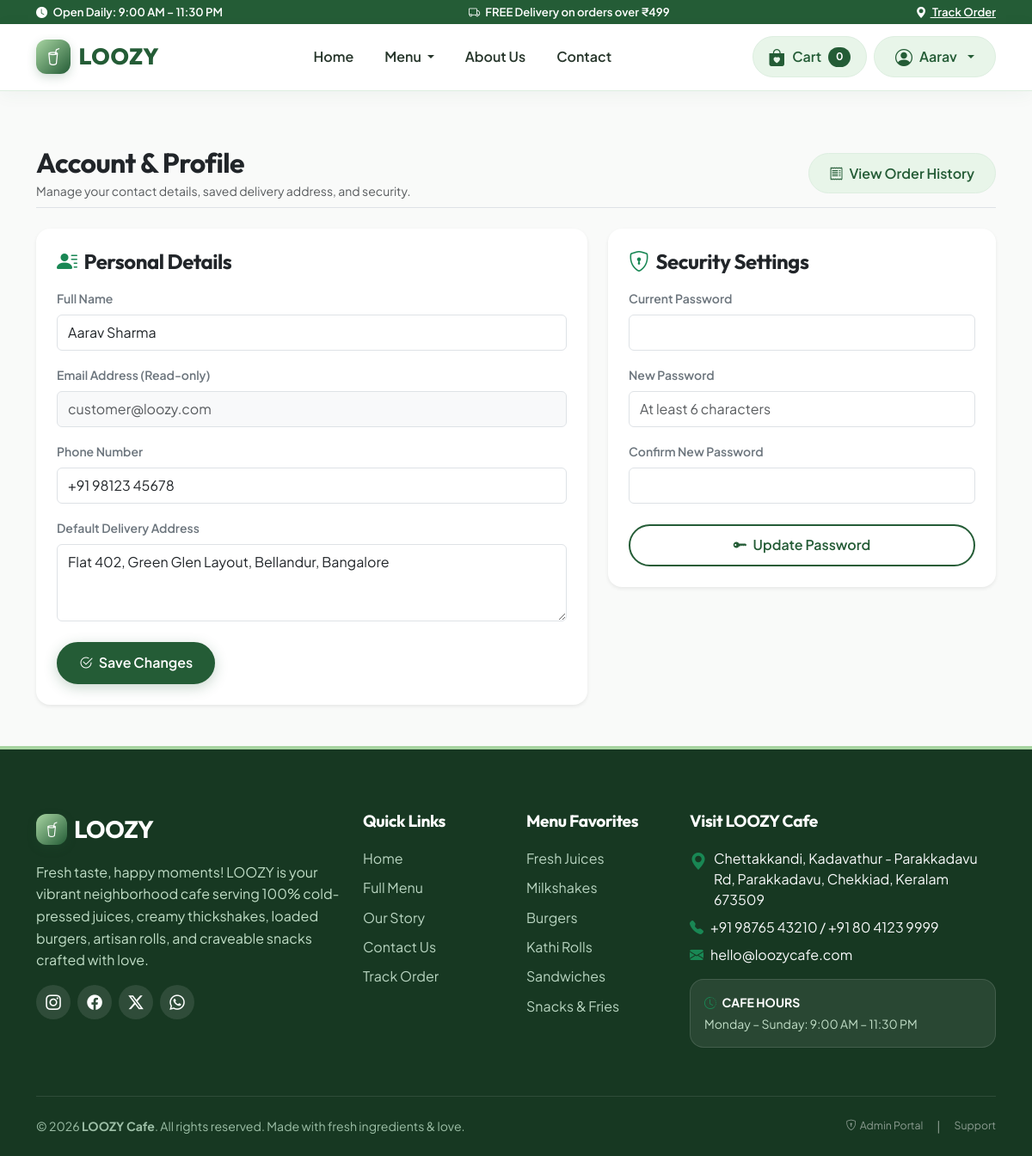
Screenshot of /profile (signed in) with the database file from the repository.
### models.py (models this page shows, shortened)
class User(UserMixin, db.Model):
    __tablename__ = 'users'
    id = db.Column(db.Integer, primary_key=True)
    name = db.Column(db.String(100), nullable=False)
    email = db.Column(db.String(120), unique=True, nullable=False, index=True)
    password_hash = db.Column(db.String(255), nullable=False)
    phone = db.Column(db.String(20), nullable=True)
    address = db.Column(db.Text, nullable=True)
    is_admin = db.Column(db.Boolean, default=False)
    created_at = db.Column(db.DateTime, default=datetime.utcnow)
    orders = db.relationship('Order', backref='user', lazy=True)

### routes/auth.py (the view, shortened to what this page needs)
@auth_bp.route('/profile', methods=['GET', 'POST'])
@login_required
def profile():
    return render_template('profile.html', user=current_user)

### templates/profile.html (shortened to what this page needs)
{% extends "base.html" %}
{% block content %}
<div class="container py-5">
  <div class="mb-4 pb-2 border-bottom d-flex align-items-center justify-content-between">
    <div>
      <h1 class="h2 fw-bold text-dark mb-1">Account & Profile</h1>
      <p class="text-muted small mb-0">Manage your contact details, saved delivery address, and security.</p>
    </div>
    <a href="{{ url_for('orders.my_orders') }}" class="btn btn-loozy-light">
      <i class="bi bi-receipt me-1"></i> View Order History
    </a>
  </div>
  <div class="row g-4">
    <div class="col-lg-7">
      <div class="card border-0 shadow-sm rounded-4 p-4 bg-white">
        <h4 class="fw-bold text-dark mb-3"><i class="bi bi-person-lines-fill text-success me-2"></i>Personal Details</h4>
        <form action="{{ url_for('auth.profile') }}" method="POST">
          <div class="mb-3">
            <label for="name" class="form-label fw-semibold small text-secondary">Full Name</label>
            <input type="text" class="form-control py-2" id="name" name="name" value="{{ user.name }}" required>
          </div>
          <div class="mb-3">
            <label for="email" class="form-label fw-semibold small text-secondary">Email Address (Read-only)</label>
            <input type="email" class="form-control py-2 bg-light text-muted" id="email" value="{{ user.email }}" readonly>
          </div>
          <div class="mb-3">
            <label for="phone" class="form-label fw-semibold small text-secondary">Phone Number</label>
            <input type="tel" class="form-control py-2" id="phone" name="phone" value="{{ user.phone or '' }}" placeholder="+91 98765 43210">
          </div>
          <div class="mb-4">
            <label for="address" class="form-label fw-semibold small text-secondary">Default Delivery Address</label>
            <textarea class="form-control py-2" id="address" name="address" rows="3" placeholder="Apartment / House number, street, city, pin code">{{ user.address or '' }}</textarea>
          </div>
          <button type="submit" class="btn btn-loozy-primary">
            <i class="bi bi-check2-circle me-1"></i> Save Changes
          </button>
        </form>
      </div>
    </div>
    <div class="col-lg-5">
      <div class="card border-0 shadow-sm rounded-4 p-4 bg-white">
        <h4 class="fw-bold text-dark mb-3"><i class="bi bi-shield-lock text-success me-2"></i>Security Settings</h4>
        <form action="{{ url_for('auth.profile') }}" method="POST">
          <div class="mb-3">
            <label for="old_password" class="form-label fw-semibold small text-secondary">Current Password</label>
            <input type="password" class="form-control py-2" id="old_password" name="old_password" required>
          </div>
          <div class="mb-3">
            <label for="new_password" class="form-label fw-semibold small text-secondary">New Password</label>
            <input type="password" class="form-control py-2" id="new_password" name="new_password" placeholder="At least 6 characters" required>
          </div>
          <div class="mb-4">
            <label for="confirm_password" class="form-label fw-semibold small text-secondary">Confirm New Password</label>
            <input type="password" class="form-control py-2" id="confirm_password" name="confirm_password" required>
          </div>
          <button type="submit" class="btn btn-loozy-outline w-100">
            <i class="bi bi-key-fill me-1"></i> Update Password
          </button>
        </form>
      </div>
    </div>
  </div>
</div>
{% endblock %}

### templates/base.html (shortened to what this page needs)
<!DOCTYPE html>
<html lang="en">
<head>
  <link href="https://cdn.jsdelivr.net/npm/bootstrap@5.3.3/dist/css/bootstrap.min.css" rel="stylesheet">
  <link rel="stylesheet" href="https://cdn.jsdelivr.net/npm/bootstrap-icons@1.11.3/font/bootstrap-icons.min.css">
  <link rel="stylesheet" href="https://cdnjs.cloudflare.com/ajax/libs/animate.css/4.1.1/animate.min.css"/>
  <link rel="stylesheet" href="{{ url_for('static', filename='css/style.css') }}">
</head>
<body>
  <div class="py-1 px-3 text-center text-white small fw-semibold" style="background-color: var(--loozy-dark); font-size: 0.82rem;">
    <div class="container d-flex justify-content-between align-items-center">
      <span><i class="bi bi-clock-fill me-1"></i> Open Daily: 9:00 AM – 11:30 PM</span>
      <span class="d-none d-md-inline"><i class="bi bi-truck me-1"></i> FREE Delivery on orders over ₹{{ FREE_DELIVERY_THRESHOLD|int }}</span>
      <a href="{{ url_for('orders.track_order') }}" class="text-white text-decoration-underline"><i class="bi bi-geo-alt-fill me-1"></i> Track Order</a>
    </div>
  </div>
  <nav class="navbar navbar-expand-lg navbar-loozy sticky-top">
    <div class="container">
      <a class="navbar-brand loozy-logo" href="{{ url_for('main.index') }}">
        <span class="loozy-logo-badge"><i class="bi bi-cup-straw"></i></span>
        <span>{{ STORE_NAME }}</span>
      </a>
      <div class="collapse navbar-collapse" id="loozyNavbar">
        <ul class="navbar-nav mx-auto mb-2 mb-lg-0 gap-1">
          <li class="nav-item">
            <a class="nav-link {% if request.endpoint == 'main.index' %}active{% endif %}" href="{{ url_for('main.index') }}">Home</a>
          </li>
          <li class="nav-item dropdown">
            <a class="nav-link dropdown-toggle {% if request.endpoint == 'products.menu' %}active{% endif %}" href="{{ url_for('products.menu') }}" role="button" data-bs-toggle="dropdown" aria-expanded="false">
              Menu
            </a>
          </li>
          <li class="nav-item">
            <a class="nav-link {% if request.endpoint == 'main.about' %}active{% endif %}" href="{{ url_for('main.about') }}">About Us</a>
          </li>
          <li class="nav-item">
            <a class="nav-link {% if request.endpoint == 'main.contact' %}active{% endif %}" href="{{ url_for('main.contact') }}">Contact</a>
          </li>
        </ul>
        <div class="d-flex align-items-center gap-2 mt-3 mt-lg-0">
          <a href="{{ url_for('cart.view_cart') }}" class="cart-nav-btn text-decoration-none">
            <i class="bi bi-bag-heart-fill fs-5"></i>
            <span class="d-none d-sm-inline">Cart</span>
            <span class="cart-badge cart-badge-count">{{ cart_count }}</span>
          </a>
          {% if current_user.is_authenticated %}
            <div class="dropdown">
              <button class="btn btn-loozy-light dropdown-toggle d-flex align-items-center gap-2 py-2" type="button" data-bs-toggle="dropdown" aria-expanded="false">
                <i class="bi bi-person-circle fs-5"></i>
                <span class="d-inline-block text-truncate" style="max-width: 120px;">{{ current_user.name.split()[0] }}</span>
              </button>
            </div>
          {% else %}
            <a href="{{ url_for('auth.login') }}" class="btn btn-loozy-outline py-2 px-3 small">Login</a>
            <a href="{{ url_for('auth.register') }}" class="btn btn-loozy-primary py-2 px-3 small">Sign Up</a>
          {% endif %}
        </div>
      </div>
    </div>
  </nav>
  <main>
    {% block content %}{% endblock %}
  </main>
  <footer class="footer-loozy">
    <div class="container">
      <div class="row g-4">
        <div class="col-lg-4 col-md-6">
          <div class="d-flex align-items-center gap-2 mb-3">
            <span class="loozy-logo-badge" style="width: 36px; height: 36px; font-size: 1.1rem;"><i class="bi bi-cup-straw"></i></span>
            <span class="brand-font fs-3 text-white fw-bold">{{ STORE_NAME }}</span>
          </div>
          <p class="text-light-green" style="color: #c1dec7; line-height: 1.6;">
            Fresh taste, happy moments! LOOZY is your vibrant neighborhood cafe serving 100% cold-pressed juices, creamy thickshakes, loaded burgers, artisan rolls, and craveable snacks crafted with love.
          </p>
          <div class="d-flex gap-2 mt-3">
            <a href="#" class="social-circle" aria-label="Instagram"><i class="bi bi-instagram"></i></a>
            <a href="#" class="social-circle" aria-label="Facebook"><i class="bi bi-facebook"></i></a>
            <a href="#" class="social-circle" aria-label="Twitter"><i class="bi bi-twitter-x"></i></a>
            <a href="#" class="social-circle" aria-label="WhatsApp"><i class="bi bi-whatsapp"></i></a>
          </div>
        </div>
        <div class="col-lg-2 col-md-6 col-6">
          <h5>Quick Links</h5>
          <ul class="footer-links">
            <li><a href="{{ url_for('main.index') }}">Home</a></li>
            <li><a href="{{ url_for('products.menu') }}">Full Menu</a></li>
            <li><a href="{{ url_for('main.about') }}">Our Story</a></li>
            <li><a href="{{ url_for('main.contact') }}">Contact Us</a></li>
            <li><a href="{{ url_for('orders.track_order') }}">Track Order</a></li>
          </ul>
        </div>
        <div class="col-lg-2 col-md-6 col-6">
          <h5>Menu Favorites</h5>
          <ul class="footer-links">
            <li><a href="{{ url_for('products.menu', category='fresh-juices') }}">Fresh Juices</a></li>
            <li><a href="{{ url_for('products.menu', category='milkshakes') }}">Milkshakes</a></li>
            <li><a href="{{ url_for('products.menu', category='burgers') }}">Burgers</a></li>
            <li><a href="{{ url_for('products.menu', category='rolls') }}">Kathi Rolls</a></li>
            <li><a href="{{ url_for('products.menu', category='sandwiches') }}">Sandwiches</a></li>
            <li><a href="{{ url_for('products.menu', category='snacks') }}">Snacks & Fries</a></li>
          </ul>
        </div>
        <div class="col-lg-4 col-md-6">
          <h5>Visit LOOZY Cafe</h5>
          <div class="d-flex align-items-start gap-2 mb-2 text-light" style="color: #c1dec7;">
            <i class="bi bi-geo-alt-fill text-success fs-5"></i>
            <span>Chettakkandi, Kadavathur - Parakkadavu Rd, Parakkadavu, Chekkiad, Keralam 673509</span>
          </div>
          <div class="d-flex align-items-center gap-2 mb-2 text-light" style="color: #c1dec7;">
            <i class="bi bi-telephone-fill text-success"></i>
            <span>+91 98765 43210 / +91 80 4123 9999</span>
          </div>
          <div class="d-flex align-items-center gap-2 mb-3 text-light" style="color: #c1dec7;">
            <i class="bi bi-envelope-fill text-success"></i>
            <span>hello@loozycafe.com</span>
          </div>
          <div class="p-3 rounded-4" style="background: rgba(255,255,255,0.08); border: 1px solid rgba(255,255,255,0.12);">
            <div class="fw-bold text-white small mb-1"><i class="bi bi-clock-history me-1 text-success"></i> CAFE HOURS</div>
            <div class="small" style="color: #c1dec7;">Monday – Sunday: 9:00 AM – 11:30 PM</div>
          </div>
        </div>
      </div>
      <div class="footer-bottom d-flex flex-column flex-md-row justify-content-between align-items-center gap-2">
        <div>
          © 2026 <strong>{{ STORE_NAME }} Cafe</strong>. All rights reserved. Made with fresh ingredients & love.
        </div>
        <div class="d-flex gap-3">
          <a href="{{ url_for('admin.login') }}" class="text-white-50 text-decoration-none small"><i class="bi bi-shield-lock me-1"></i>Admin Portal</a>
          <span class="text-white-50">|</span>
          <a href="{{ url_for('main.contact') }}" class="text-white-50 text-decoration-none small">Support</a>
        </div>
      </div>
    </div>
  </footer>
</body>
</html>

### static/css/style.css (style rules this page uses)
:root { --loozy-primary: #A8D5A2; --loozy-primary-light: #E8F5E9; --loozy-primary-soft: #F1F8F2; --loozy-dark: #245C36; --loozy-dark-hover: #1b472a; --loozy-accent: #1B4332; --loozy-text: #26352A; --loozy-muted: #5f7465; --loozy-card-bg: #FFFFFF; --loozy-body-bg: #F9FAF9; --loozy-border: #DDEEE0; --loozy-shadow: 0 10px 30px rgba(36, 92, 54, 0.08); --loozy-shadow-hover: 0 16px 40px rgba(36, 92, 54, 0.15); --loozy-radius: 18px; --loozy-radius-sm: 10px; }
body { font-family: 'Plus Jakarta Sans', -apple-system, BlinkMacSystemFont, 'Segoe UI', Roboto, sans-serif; color: var(--loozy-text); background-color: var(--loozy-body-bg); min-height: 100vh; display: flex; flex-direction: column; overflow-x: hidden; }
main { flex: 1 0 auto; }
h1, h2, h3, h4, h5, h6, .brand-font { font-family: 'Outfit', sans-serif; color: var(--loozy-dark); font-weight: 700; letter-spacing: -0.02em; }
a { color: var(--loozy-dark); text-decoration: none; transition: all 0.25s ease; }
.navbar-loozy { background-color: #FFFFFF; border-bottom: 1px solid var(--loozy-border); box-shadow: 0 4px 20px rgba(36, 92, 54, 0.05); padding: 0.85rem 1rem; transition: all 0.3s ease; }
.loozy-logo { display: flex; align-items: center; gap: 0.6rem; font-family: 'Outfit', sans-serif; font-size: 1.65rem; font-weight: 800; color: var(--loozy-dark) !important; letter-spacing: 0.5px; }
.loozy-logo-badge { background: linear-gradient(135deg, var(--loozy-primary) 0%, var(--loozy-dark) 100%); color: #FFFFFF; width: 40px; height: 40px; display: inline-flex; align-items: center; justify-content: center; border-radius: 12px; font-size: 1.25rem; box-shadow: 0 4px 12px rgba(36, 92, 54, 0.2); }
.navbar-nav .nav-link { font-weight: 600; color: var(--loozy-text); padding: 0.55rem 1rem !important; border-radius: 999px; transition: all 0.2s ease; }
.cart-nav-btn { position: relative; background-color: var(--loozy-primary-light); color: var(--loozy-dark) !important; font-weight: 600; border-radius: 999px; padding: 0.5rem 1.1rem; border: 1px solid var(--loozy-border); display: inline-flex; align-items: center; gap: 0.5rem; transition: all 0.2s ease; }
.cart-nav-btn .cart-badge { background-color: var(--loozy-dark); color: #FFFFFF; border-radius: 999px; font-size: 0.75rem; font-weight: 700; padding: 0.15rem 0.55rem; min-width: 20px; text-align: center; }
.btn-loozy-primary { background-color: var(--loozy-dark); color: #FFFFFF; font-weight: 600; border-radius: 999px; padding: 0.65rem 1.5rem; border: 2px solid var(--loozy-dark); box-shadow: 0 4px 15px rgba(36, 92, 54, 0.25); transition: all 0.25s ease; }
.btn-loozy-outline { background-color: transparent; color: var(--loozy-dark); font-weight: 600; border-radius: 999px; padding: 0.65rem 1.5rem; border: 2px solid var(--loozy-dark); transition: all 0.25s ease; }
.btn-loozy-light { background-color: var(--loozy-primary-light); color: var(--loozy-dark); font-weight: 600; border-radius: 999px; padding: 0.65rem 1.5rem; border: 1px solid var(--loozy-border); transition: all 0.25s ease; }
.footer-loozy { background-color: #173822; color: #E2ECE5; padding: 4.5rem 0 1.5rem; border-top: 4px solid var(--loozy-primary); }
.footer-loozy h5 { color: #FFFFFF; font-size: 1.2rem; margin-bottom: 1.25rem; }
.footer-links { list-style: none; padding: 0; margin: 0; }
.footer-links li { margin-bottom: 0.65rem; }
.footer-links a { color: #B8D4C0; transition: all 0.2s; }
.footer-bottom { margin-top: 3.5rem; padding-top: 1.5rem; border-top: 1px solid rgba(255, 255, 255, 0.1); font-size: 0.88rem; color: #9DBFA7; }
.social-circle { width: 40px; height: 40px; border-radius: 50%; background: rgba(255, 255, 255, 0.1); color: #FFFFFF; display: inline-flex; align-items: center; justify-content: center; font-size: 1.1rem; transition: all 0.25s ease; }

### rows the page displays
User: name "Aarav", name "Aarav Sharma", email "customer@loozy.com", phone "+91 98123 45678", address "Flat 402, Green Glen Layout, Bellandur, Bangalore"

### other values shown
{{ FREE_DELIVERY_THRESHOLD|int }} "499"
{{ STORE_NAME }} "LOOZY"
{{ cart_count }} "0"
